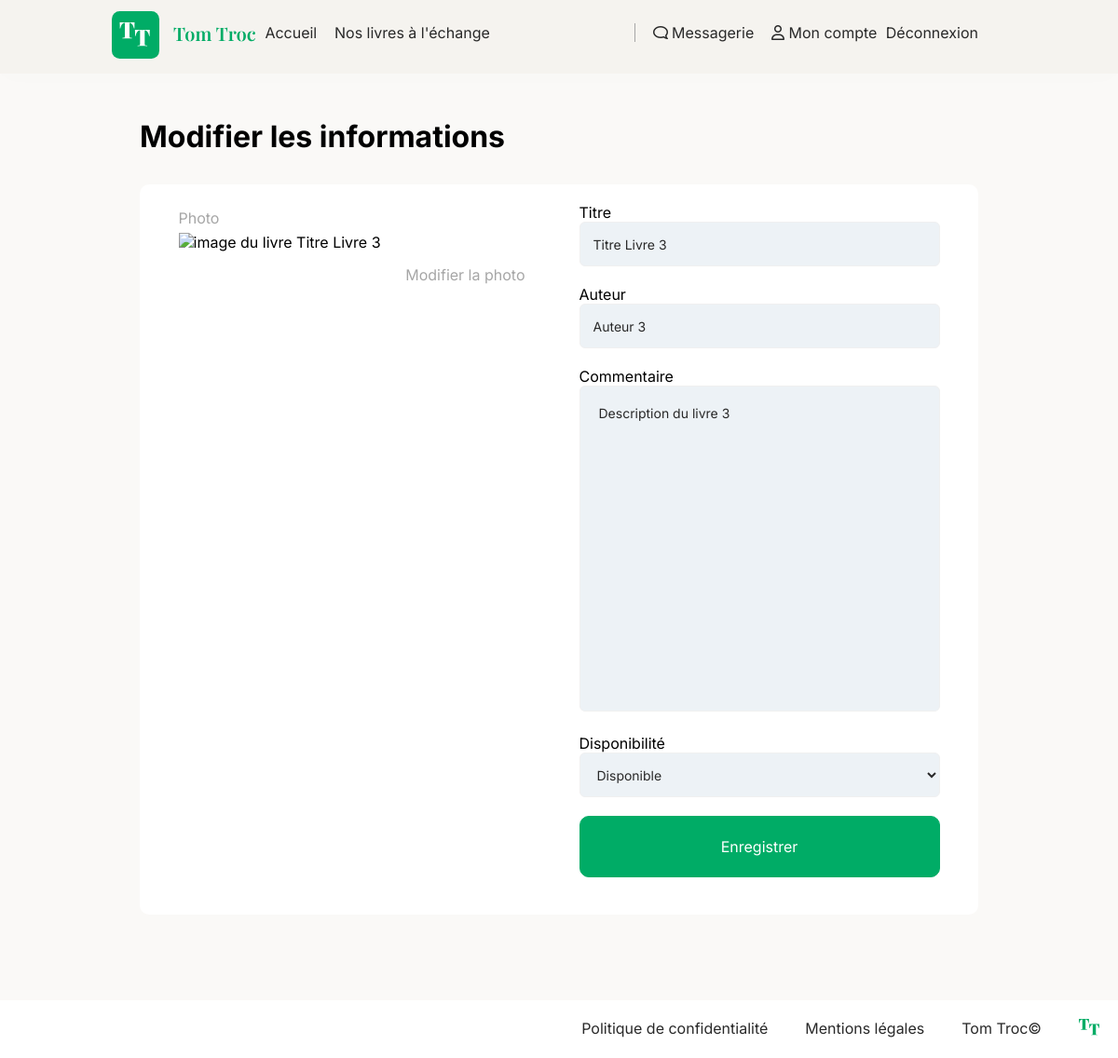
The app's page /index.php?action=editBook&id=3 (signed in), older data.
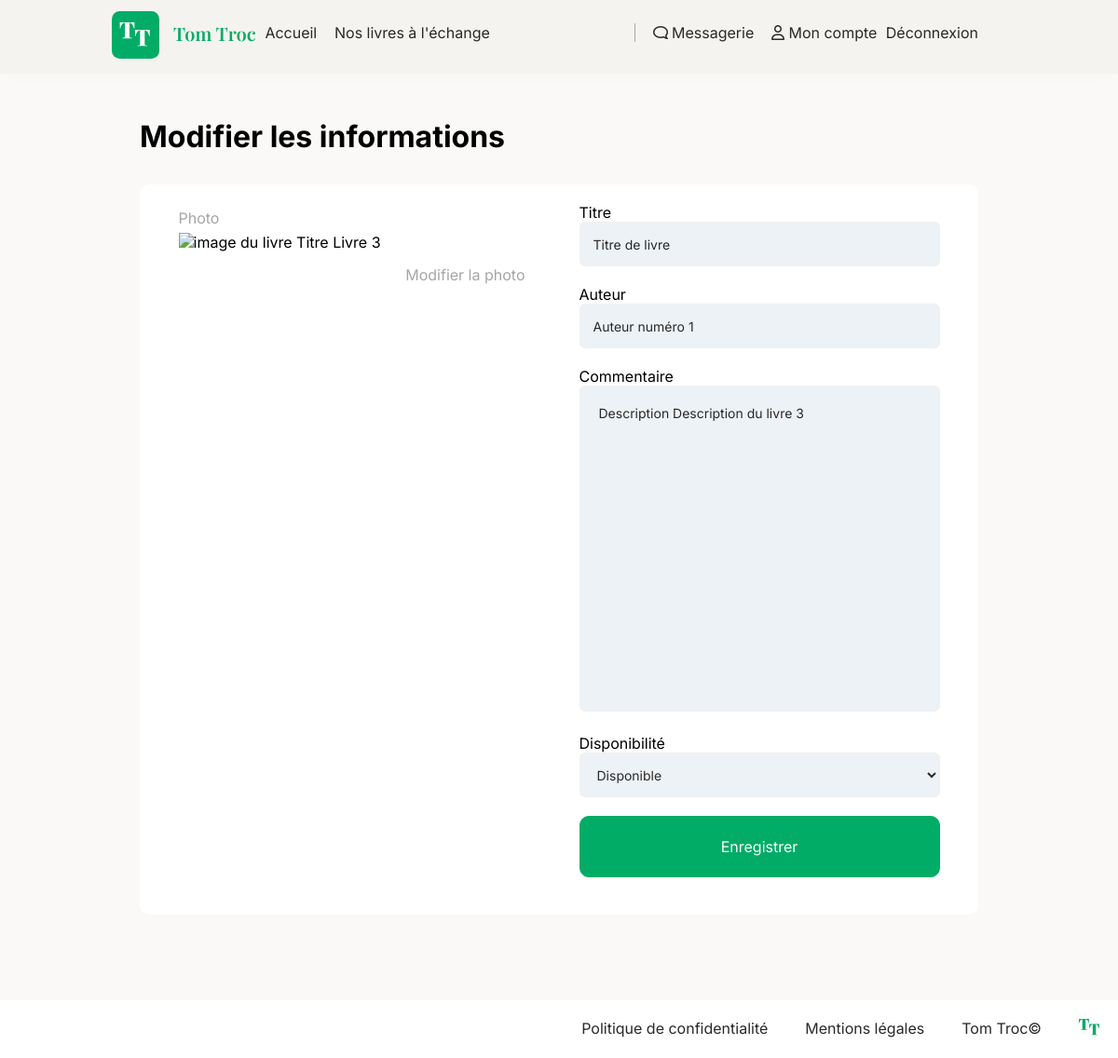
The same page, newer data.
### tables this page shows
CREATE TABLE `books` (
  `id` int(11) NOT NULL,
  `user_id` int(11) DEFAULT NULL,
  `title` varchar(255) DEFAULT NULL,
  `author` varchar(255) DEFAULT NULL,
  `description` text DEFAULT NULL,
  `available` tinyint(1) DEFAULT NULL,
  `image` varchar(255) DEFAULT NULL
);

### views/View.php (called while the page is built, shortened)
<?php
class View
{
    public function render(string $viewName, array $params = []) : void
    {
        $viewPath = $this->buildViewPath($viewName);
        $content = $this->_renderViewFromTemplate($viewPath, $params);
        require(MAIN_VIEW_PATH);
    }
    private function _renderViewFromTemplate(string $viewPath, array $params = []) : string
    {
        if (file_exists($viewPath)) {
            extract($params);
            require($viewPath);
            return ob_get_clean();
        } else {
            throw new Exception("La vue '$viewPath' est introuvable.");
        }
    }
    private function buildViewPath(string $viewName) : string
    {
        return TEMPLATE_VIEW_PATH . $viewName . '.php';
    }
}

### controllers/BookController.php (called while the page is built, shortened)
<?php
class BookController
{
    public function showEditBook($id): void
    {
        $bookManager = new BookManager();
        $book = $bookManager->getBookById((int) $id);
        $view = new View('ShowEditBook');
        $view->render('editBook', ['book' => $book]);
    }
}

### index.php (called while the page is built, shortened)
<?php
$action = Utils::request('action', 'home');
$id = Utils::request('id');
$bookId = Utils::request('bookId');
try {
    switch ($action) {
        case "editBook":
            if (isset($bookId)) {
                $bookController = new BookController();
                $bookController->editBook();
            } else {
                $bookController = new BookController();
                $bookController->showEditBook($id);
            }
            break;
    }
} catch (Exception $e) {
    $errorView = new View('Erreur');
    $errorView->render('errorPage', ['errorMessage' => $e->getMessage()]);
}

### models/Book.php (called while the page is built, shortened)
<?php
class Book extends AbstractEntity
{
    private string $title = "";
    private string $author = "";
    private string $description;
    private int $available;
    public function getTitle(): string
    {
        return $this->title;
    }
    public function setTitle(string $title): void
    {
        $this->title = $title;
    }
    public function getAuthor(): string
    {
        return $this->author;
    }
    public function setAuthor(string $author): void
    {
        $this->author = $author;
    }
    public function getDescription(): string
    {
        return $this->description;
    }
    public function setDescription(string $description): void
    {
        $this->description = $description;
    }
    public function getAvailable(): string
    {
        return $this->available;
    }
    public function setAvailable(bool $available): void
    {
        $this->available = $available;
    }
}

### models/DBManager.php (called while the page is built, shortened)
<?php
class DBManager
{
    private static $instance;
    private $db;
    private function __construct()
    {
        $this->db = new PDO('mysql:host=' . DB_HOST . ';dbname=' . DB_NAME . ';charset=utf8', DB_USER, DB_PASS);
        $this->db->setAttribute(PDO::ATTR_ERRMODE, PDO::ERRMODE_EXCEPTION);
        $this->db->setAttribute(PDO::ATTR_DEFAULT_FETCH_MODE, PDO::FETCH_ASSOC);
    }
    public static function getInstance() : DBManager
    {
        if (!self::$instance) {
            self::$instance = new DBManager();
        }
        return self::$instance;
    }
    public function query(string $sql, ?array $params = null) : PDOStatement
    {
        if ($params == null) {
            $query = $this->db->query($sql);
        } else {
            $query = $this->db->prepare($sql);
            $query->execute($params);
        }
        return $query;
    }
}

### models/BookManager.php (called while the page is built, shortened)
<?php
class BookManager extends AbstractEntityManager
{
    public function getBookById(int $id): ?Book
    {
        $sql = "SELECT books.*, users.pseudo, users.image AS userImage
        FROM books
        INNER JOIN users ON books.user_id = users.id
        WHERE books.id = :id";
        $params = ["id" => $id];
        $stmt = $this->db->query($sql, $params);
        $stmt->execute($params);
        $result = $stmt->fetch(PDO::FETCH_ASSOC);
        return new Book($result);
    }
}

### views/templates/editBook.php (the view, shortened to what this page needs)
<div class="EditBook profile">
    <div class="profile__card">
        <h1 class="profile__title">Modifier les informations</h1>
        <div class="editBook__background">
            <div class="editBook__card">
                <p class="editBook__text">Photo</p>
                <img class="editBook__image" src="images/hamza-nouasria.jpg" alt="image du livre Titre Livre 3">
                <label for="fileInput" class="editBook__link">Modifier la photo</label>
            </div>
            <div class="editBook__editInfo editInfo ">
                <form class="personalInfo__form" action="index.php?action=editBook" method="POST">
                    <label class="personalInfo__label" for="titre">Titre</label>
                    <input class="personalInfo__input" type="text" name="titre" id="titre"
                        value="<?= $book->getTitle() ?>">
                    <label class="personalInfo__label" for="auteur">Auteur</label>
                    <input class="personalInfo__input" type="text" name="auteur" id="auteur"
                        value="<?= $book->getAuthor() ?>">
                    <label class="personalInfo__label" for="commentaire">Commentaire</label>
                    <textarea class="personalInfo__input editInfo__textarea" name="commentaire" id="commentaire"
                        type="text-area"><?= $book->getDescription() ?></textarea>
                    <label class="personalInfo__label" for="disponibilite">Disponibilité</label>
                    <select class="personalInfo__input" id="disponibilite" name="disponibilite">
                        <option value="1" <?= ($book->getAvailable() == 1) ? "selected" : "" ?>>Disponible </option>
                    </select>
                    <button type="submit" class="button button-green button__full">Enregistrer</button>
                </form>
            </div>
        </div>
    </div>
</div>

### views/templates/main.php (shortened to what this page needs)
<!DOCTYPE html>
<html lang="fr">
<head>
    <link rel="stylesheet" href="./css/style.css">
</head>
<body>
    <header>
        <nav class="navbar">
            <div class="navbar__content">
                <a href="index.php?action=home" class="navbar__link"><img src="images/logo.svg"
                        alt="Logo officiel de TomTroc" class=""></a>
                <ul class="navbar__list">
                    <li
                        class="navbar__item <?= (isset($_GET['action']) && !empty($_GET['action'] == "home")) ? 'active' : "" ?>">
                        <a href="index.php?action=home" class="navbar__link">Accueil</a>
                    </li>
                    <li
                        class="navbar__item <?= (isset($_GET['action']) && !empty($_GET['action'] == "showBooks")) ? 'active' : "" ?>">
                        <a href="index.php?action=showBooks" class="navbar__link">Nos livres à l'échange</a>
                    </li>
                    <li
                        class="navbar__item <?= (isset($_GET['action']) && !empty($_GET['action'] == "messagerie")) ? 'active' : "" ?>">
                        <a href="index.php?action=messagerie" class="navbar__link"><i
                                class="fa-regular fa-comment flipped-icon"></i> Messagerie</a>
                    </li>
                    <li
                        class="navbar__item <?= (isset($_GET['action']) && !empty($_GET['action'] == "profile")) ? 'active' : "" ?>">
                        <a href="index.php?action=profile" class="navbar__link"><i
                                class="fa-regular fa-user flipped-icon"></i> Mon compte</a>
                    </li>
                    <?php if (isset($_SESSION["user"])) { ?>
                        <li>
                            <a href='index.php?action=logout' class="navbar__link">Déconnexion</a>
                        </li>
                    <?php } ?>
                </ul>
            </div>
        </nav>
    </header>
    <main>
        <?= $content  ?>
    </main>
    <footer>
        <a href="index.php" class="footer__link">Politique de confidentialité</a>
        <a href="index.php" class="footer__link">Mentions légales</a>
        <a href="index.php" class="footer__link">Tom Troc©</a>
        <a href="index.php" class="footer__link">
            <img src="images/logo-footer.svg" alt="Logo Tom troc footer" class="footer__img">
        </a>
    </footer>
</body>
</html>

### css/style.css (style rules this page uses)
:root { --gris-clair: #f5f3ef; --vert-principal: #00ac66; --gris-texte: #a6a6a6; --gris-fonce: #292929; }
* { font-family: "Inter"; }
body { margin: 0; }
header { position: sticky; top: 0; box-shadow: 0px 4px 24px 0px rgba(0, 0, 0, 0.01); background-color: var(--gris-clair); }
.navbar { display: flex; align-items: center; justify-content: space-between; padding: 0.5rem 0; }
.navbar__link { color: var(--gris-fonce); text-decoration: none; font-size: 16px; }
.navbar__content { display: flex; align-items: center; width: 100%; }
.navbar__list { list-style: none; padding: 0; margin: 0; position: absolute; top: 100%; left: 0; background-color: var(--gris-clair); width: 100%; transition: max-height 0.5s ease; }
.navbar__item { margin-bottom: 15px; }
.navbar__list li:nth-child(2) { border-right: 1px solid #a6a6a6; padding-right: 20%; }
.flipped-icon { display: none !important; }
footer { background-color: #ffffff; justify-content: flex-end; bottom: 0%; width: 100%; display: flex; flex-direction: column; text-align: center; }
.footer__link { margin: 15px; color: var(--gris-fonce); text-decoration: none; }
.button { padding: 22px 38px; border-radius: 10px; border: 1px solid var(--vert-principal); transition: 0.3s; cursor: pointer; font-size: 1rem; text-decoration: none; display: block; width: fit-content; }
.button-green { background-color: var(--vert-principal); color: white; }
.navbar__list { display: none; clear: both; }
.editBook__background { background-color: white; padding: 20px 20px 40px 20px; border-radius: 10px 10px 10px 10px; display: flex; flex-direction: column; }
.editBook__card { display: flex; flex-direction: column; width: 100%; }
.editBook__text { line-height: 0; color: var(--gris-texte); }
.editBook__image { object-fit: cover; width: 100%; max-height: 400px; }
.editBook__link { justify-content: flex-end; display: flex; margin: 15px; color: var(--gris-texte); }
.button__full { width: 100%; }
.editInfo__textarea { resize: none; min-height: 350px; padding: 20px !important; }
.profile { background-color: #faf9f7; padding-bottom: 92px; }
.profile__card { max-width: 100%; margin: 0 3%; }
.profile__title { padding-top: 48px; padding-bottom: 32px; margin: 0; }
.personalInfo__input { box-sizing: border-box; width: 100%; height: 48px; border-radius: 6px; background-color: #edf2f6; border: 1px solid #f0f0f0; margin-bottom: 20px; padding: 0 14px; font-size: 14px; color: var(--gris-fonce); }
@media screen and (min-width: 1200px) { .editBook__card { width: 45%; } }
@media screen and (min-width: 1200px) { .navbar { padding: 30px 30px 30px 0; margin: 0 10%; } }
@media screen and (min-width: 1200px) { .navbar__item { margin: 0 auto; margin-bottom: 10px; } }
@media screen and (min-width: 1200px) { .navbar__list { flex-direction: row; display: flex !important; position: initial; } }
@media screen and (min-width: 1200px) { .navbar__content { min-width: 43%; height: 19px; } }
@media screen and (min-width: 1200px) { .flipped-icon { transform: scaleX(-1); display: inline-block !important; } }
@media screen and (min-width: 1200px) { footer { flex-direction: row; text-align: right; } }
@media screen and (min-width: 1200px) { .footer__link { margin: 20px; } }
@media screen and (min-width: 1200px) { .navbar__content { flex-direction: row; } }
@media screen and (min-width: 1200px) { .editInfo { width: 45%; } }
@media screen and (min-width: 1200px) { .editBook__background { flex-direction: row; justify-content: space-around; } }
@media screen and (min-width: 1200px) { .profile__card { margin: 0 150px; } }

Row changes from the older to the newer data that the page shows:
changed books "Disponible": titre "Titre Livre 3" → "Titre de livre"; auteur "Auteur 3" → "Auteur numéro 1"; commentaire "Description du livre 3" → "Description Description du livre 3"
